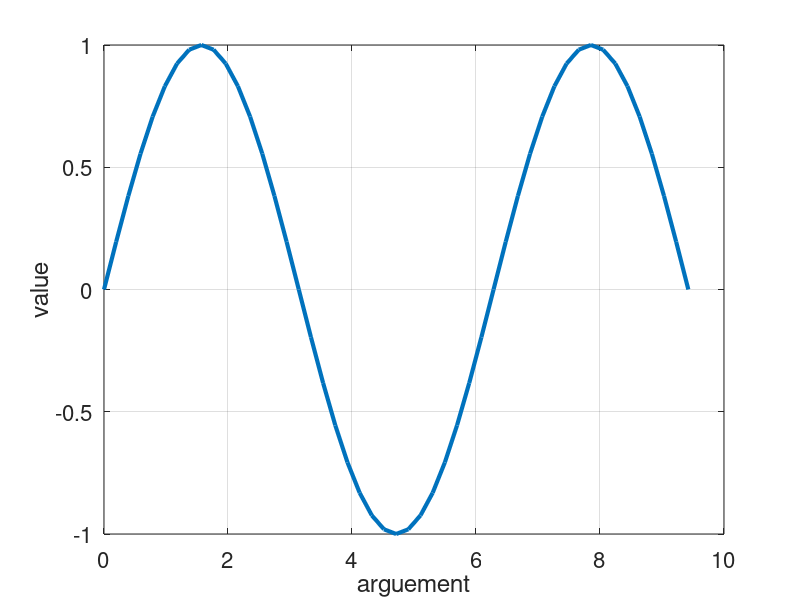

Recreate this plot in MATLAB.
clear;
close all;
clc;

set(groot,'defaultLineLineWidth',3);
set(groot,'defaultAxesFontSize',16);
set(groot,'defaultLineMarkerSize',12);

x = 0:pi/16:3*pi;
y = sin(x);

plot(x,y);
xlabel('arguement');
ylabel('value');
grid on;